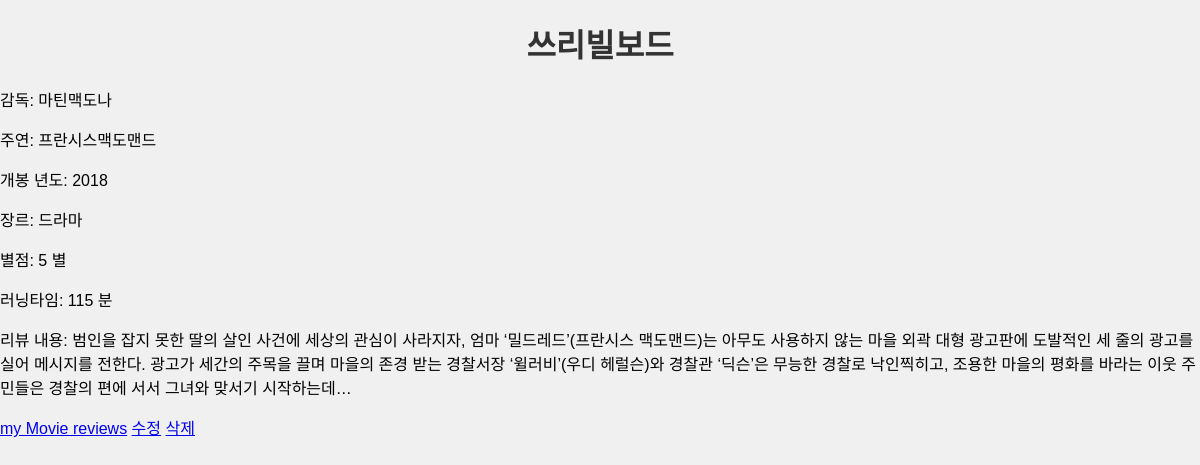
The app's page /posts/4/ with its own data.
### posts/models.py (models this page shows, shortened)
class Review(models.Model):
    title = models.CharField(max_length=200)
    director = models.TextField(default='')
    actors = models.TextField(default='')
    release_year = models.IntegerField()
    genre = models.CharField(max_length=100)
    rating = models.IntegerField()
    runtime = models.TextField(default='')
    content = models.TextField(default='')  # 기본값으로 빈 문자열 설정

### posts/views.py (the view)
# urls.py: path('<int:review_id>/', review_detail, name='review_detail'),  # 리뷰 디테일 페이지
def review_detail(request, review_id):
    review = get_object_or_404(Review, id=review_id)
    return render(request, 'posts/review_detail.html', {'review': review})

### templates/posts/review_detail.html (shortened to what this page needs)
<!DOCTYPE html>
<html>
<head>
    {% load static %}
    <link rel="stylesheet" type="text/css" href="{% static 'styles.css' %}">
</head>
<body>
    <h1>{{ review.title }}</h1>
    <p>감독: {{ review.director }}</p>
    <p>주연: {{ review.actors }}</p>
    <p>개봉 년도: {{ review.release_year }}</p>
    <p>장르: {{ review.genre }}</p>
    <p>별점: {{ review.rating }} 별</p>
    <p>러닝타임: {{ review.runtime }} 분</p>
    <p>리뷰 내용: {{ review.content }}</p>
    <a href="{% url 'posts:review_list' %}">my Movie reviews</a>
    <a href="{% url 'posts:review_update' review.id %}">수정</a>
    <a href="{% url 'posts:review_delete' review.id %}">삭제</a>
</body>
</html>

### posts/static/styles.css (style rules this page uses)
body { font-family: Arial, sans-serif; background-color: #f0f0f0; margin: 0; padding: 0; }
h1 { color: #333; text-align: center; margin-top: 20px; }

### records on screen
Review: title "쓰리빌보드", director "마틴맥도나", actors "프란시스맥도맨드", release_year "2018", genre "드라마", rating "5", runtime "115", content "범인을 잡지 못한 딸의 살인 사건에 세상의 관심이 사라지자, 엄마 ‘밀드레드’(프란시스 맥도맨드)는 아무도 사용하지 않는 마을 외곽 대형 광고판에 도발적인 세 줄의 광고를 실어 메시지를 전한다. 광고가 세간의 주목을 끌며 마을의 존경 받는 경찰서장 ‘윌러비’(우디 헤럴슨)와 경찰관 ‘딕슨’은 무능한 경찰로 낙인찍히고, 조용한 마을의 평화를 바라는 이웃 주민들은 경찰의 편에 서서 그녀와 맞서기 시작하는데…"
